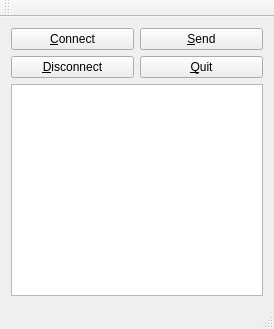
<?xml version="1.0" encoding="UTF-8"?>
<ui version="4.0">
 <class>MainWindow</class>
 <widget class="QMainWindow" name="MainWindow">
  <property name="geometry">
   <rect>
    <x>0</x>
    <y>0</y>
    <width>274</width>
    <height>329</height>
   </rect>
  </property>
  <property name="windowTitle">
   <string>Modbus Client Example</string>
  </property>
  <widget class="QWidget" name="centralWidget">
   <layout class="QVBoxLayout" name="verticalLayout">
    <item>
     <layout class="QGridLayout" name="gridLayout">
      <item row="0" column="0">
       <widget class="QPushButton" name="connectButton">
        <property name="text">
         <string>&amp;Connect</string>
        </property>
       </widget>
      </item>
      <item row="0" column="1">
       <widget class="QPushButton" name="sendButton">
        <property name="text">
         <string>&amp;Send</string>
        </property>
       </widget>
      </item>
      <item row="1" column="0">
       <widget class="QPushButton" name="disconnectButton">
        <property name="text">
         <string>&amp;Disconnect</string>
        </property>
       </widget>
      </item>
      <item row="1" column="1">
       <widget class="QPushButton" name="quitButton">
        <property name="text">
         <string>&amp;Quit</string>
        </property>
       </widget>
      </item>
     </layout>
    </item>
    <item>
     <widget class="QTextEdit" name="textEdit"/>
    </item>
   </layout>
  </widget>
  <widget class="QMenuBar" name="menuBar">
   <property name="geometry">
    <rect>
     <x>0</x>
     <y>0</y>
     <width>274</width>
     <height>20</height>
    </rect>
   </property>
  </widget>
  <widget class="QToolBar" name="mainToolBar">
   <attribute name="toolBarArea">
    <enum>TopToolBarArea</enum>
   </attribute>
   <attribute name="toolBarBreak">
    <bool>false</bool>
   </attribute>
  </widget>
  <widget class="QStatusBar" name="statusBar"/>
 </widget>
 <layoutdefault spacing="6" margin="11"/>
 <resources/>
 <connections/>
</ui>
